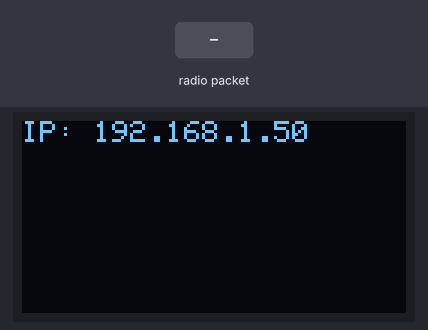
Simulated run of this sketch. Board: ESP32. On the bench: 128×64 one-colour display. Inputs (shaded band) come from the test bench. WiFi joins after 1.5 s; servers stay silent unless stated; no radio packets arrive unless stated; what the sketch prints to the serial monitor is not drawn.

Above: at 3.2 s.
3.3 s: radio packet "1" arrives
At 4.4 s:
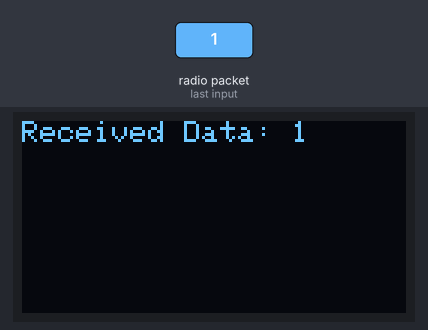
5.6 s: radio packet "0" arrives
At 6.9 s:
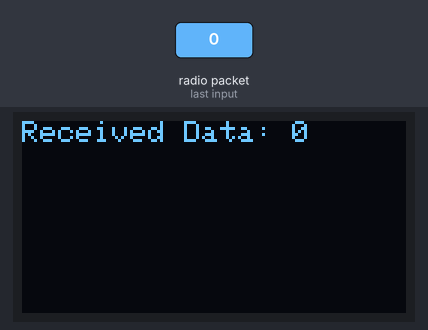
Timing chart, 0 to 8.6 s (numbered marks = the images above; inputs shaded):
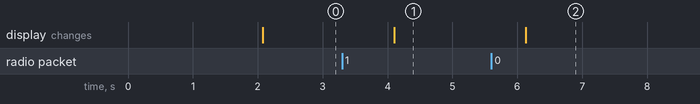

Measured:
- after the input at 3.3 s, the display: changes after 0.81 s (image 1)
- after the input at 5.6 s, the display: changes after 0.53 s (image 2)

The sketch:

transformerMonitorLoraReceiver.ino
```cpp
#include <Wire.h>
#include <LoRa.h>
#include <WiFi.h>
#include <ESPAsyncWebServer.h>
#include <Adafruit_GFX.h>
#include <Adafruit_SSD1306.h>

// Define LoRa pins
#define LORA_CS     5    // Chip Select (CS)
#define LORA_RST    15   // Reset (RST)
#define LORA_DIO0   2    // Digital IO (DIO0)

// OLED Display settings
#define SCREEN_WIDTH 128
#define SCREEN_HEIGHT 64
#define OLED_RESET    -1
Adafruit_SSD1306 display(SCREEN_WIDTH, SCREEN_HEIGHT, &Wire, OLED_RESET);

// Web Server setup
const char* ssid = "transformer";      // Your WiFi SSID
const char* password = "12345678"; // Your WiFi password
AsyncWebServer server(80);  // Web server runs on port 80

// Variables for displaying data
String receivedData = "No Data"; // Store received data to display

// Initialize LoRa
void setup() {
  Serial.begin(115200);

  // Initialize LoRa module
  LoRa.setPins(LORA_CS, LORA_RST, LORA_DIO0);
  if (!LoRa.begin(433E6)) {
    Serial.println("Starting LoRa failed!");
    while (1);
  }
  Serial.println("LoRa Initialized.");

  // Initialize OLED display
  if (!display.begin(SSD1306_SWITCHCAPVCC, 0x3C)) {  // Address of the display
    Serial.println(F("SSD1306 allocation failed"));
    while (1);
  }
  display.clearDisplay();
  display.setTextSize(1);
  display.setTextColor(SSD1306_WHITE);
  display.setCursor(0, 0);

  // Connect to WiFi
  WiFi.begin(ssid, password);
  while (WiFi.status() != WL_CONNECTED) {
    delay(1000);
    Serial.println("Connecting to WiFi...");
  }
  Serial.println("Connected to WiFi");

  // Display IP address on OLED
  String ipAddress = WiFi.localIP().toString();
  display.clearDisplay();
  display.setTextSize(1);
  display.setCursor(0, 0);
  display.print("IP: ");
  display.println(ipAddress);
  display.display();

  // Start web server to display data
  server.on("/", HTTP_GET, [](AsyncWebServerRequest *request){
    String html = "<html><head><style>";
    html += "body { font-family: Arial, sans-serif; background-color: #f0f0f0; margin: 0; padding: 20px; }";
    html += "h1 { color: #333; text-align: center; font-size: 40px; }";
    html += "p { font-size: 18px; text-align: center; font-weight: bold; color: #333; }";
    html += "</style></head><body>";
    html += "<h1>Receiver Side Data</h1>";
    html += "<p>" + receivedData + "</p>";  // Show received data on the webpage
    html += "</body></html>";
    request->send(200, "text/html", html);
  });

  // Start server
  server.begin();
  Serial.println("Web server started.");
}

void loop() {
  // Check if data is available from LoRa
  if (LoRa.parsePacket()) {
    receivedData = "";  // Clear previous data

    // Read the incoming LoRa data
    while (LoRa.available()) {
      receivedData += (char)LoRa.read();
    }

    // Debug: Print the received data
    Serial.println("Received LoRa Data: " + receivedData);

    // Display received data on OLED
    display.clearDisplay();
    display.setCursor(0, 0);
    display.setTextSize(1);
    display.print("Received Data: ");
    display.println(receivedData);
    display.display();
  }

  delay(1000);  // Wait 1 second before checking again
}
```
